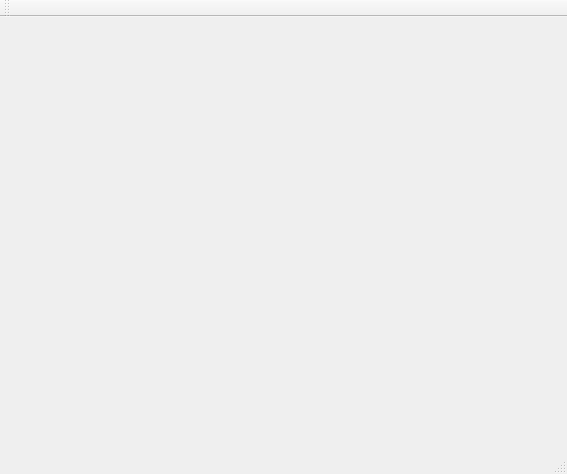
<?xml version="1.0" encoding="UTF-8"?>
<ui version="4.0">
 <class>MainWindow</class>
 <widget class="QMainWindow" name="MainWindow">
  <property name="geometry">
   <rect>
    <x>0</x>
    <y>0</y>
    <width>567</width>
    <height>474</height>
   </rect>
  </property>
  <property name="windowTitle">
   <string>MainWindow</string>
  </property>
  <widget class="QWidget" name="centralWidget">
   <widget class="QWidget" name="horizontalLayoutWidget">
    <property name="geometry">
     <rect>
      <x>10</x>
      <y>9</y>
      <width>541</width>
      <height>141</height>
     </rect>
    </property>
    <layout class="QHBoxLayout" name="horizontalLayout"/>
   </widget>
  </widget>
  <widget class="QMenuBar" name="menuBar">
   <property name="geometry">
    <rect>
     <x>0</x>
     <y>0</y>
     <width>567</width>
     <height>22</height>
    </rect>
   </property>
  </widget>
  <widget class="QToolBar" name="mainToolBar">
   <attribute name="toolBarArea">
    <enum>TopToolBarArea</enum>
   </attribute>
   <attribute name="toolBarBreak">
    <bool>false</bool>
   </attribute>
  </widget>
  <widget class="QStatusBar" name="statusBar"/>
 </widget>
 <layoutdefault spacing="6" margin="11"/>
 <resources/>
 <connections/>
</ui>
